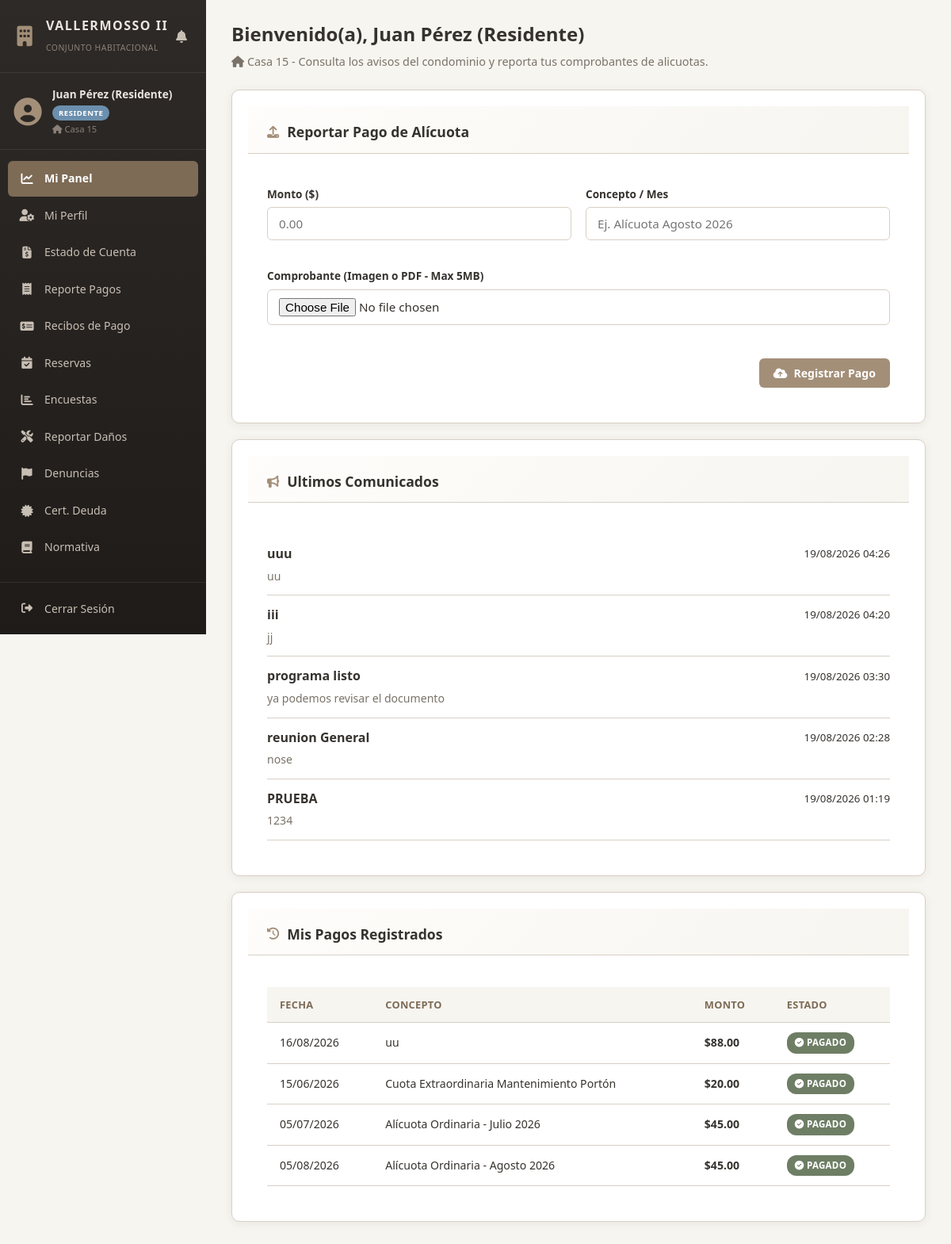
Before: /views/residente/dashboard.php (signed in) with the older database file.
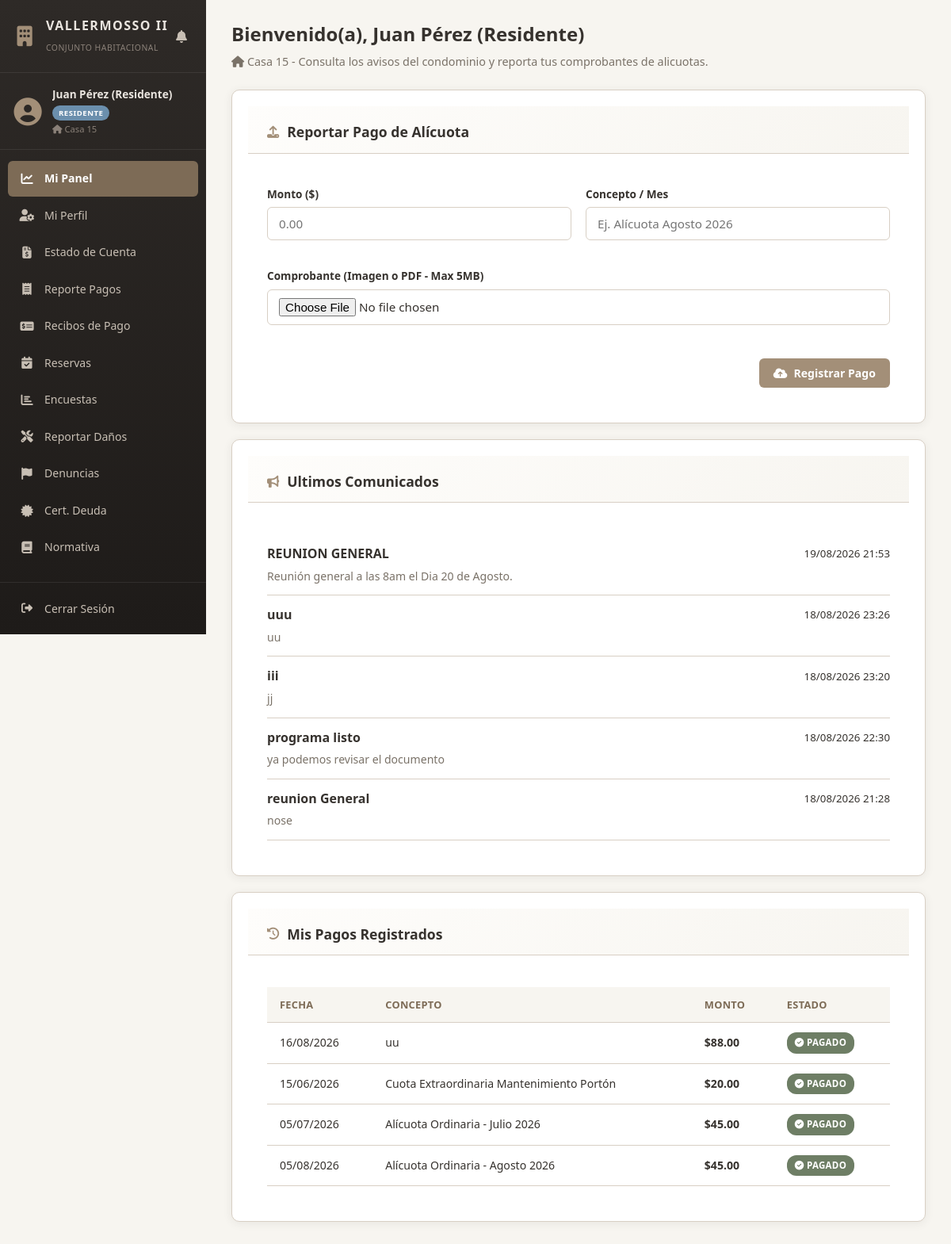
After: the same page with the newer database file.
### tables this page shows
CREATE TABLE `comunicados` (
  `id_comunicado` int(11) NOT NULL AUTO_INCREMENT,
  `id_usuario` int(11) DEFAULT NULL,
  `titulo` varchar(150) NOT NULL,
  `mensaje` text NOT NULL,
  `canal` enum('EMAIL','WHATSAPP','AMBOS') NOT NULL,
  `enviado_por` int(11) NOT NULL,
  `fecha_envio` timestamp NOT NULL DEFAULT current_timestamp(),
  PRIMARY KEY (`id_comunicado`),
  KEY `enviado_por` (`enviado_por`),
  CONSTRAINT `comunicados_ibfk_1` FOREIGN KEY (`enviado_por`) REFERENCES `usuarios` (`id_usuario`)
);

CREATE TABLE `pagos` (
  `id_pago` int(11) NOT NULL AUTO_INCREMENT,
  `id_usuario` int(11) NOT NULL,
  `concepto` varchar(150) NOT NULL,
  `monto` decimal(10,2) NOT NULL,
  `fecha_vencimiento` date NOT NULL,
  `estado` enum('PENDIENTE','EN_REVISION','PAGADO','RECHAZADO') DEFAULT 'PENDIENTE',
  `comprobante_url` varchar(255) DEFAULT NULL,
  `fecha_subida` datetime DEFAULT NULL,
  `created_at` timestamp NOT NULL DEFAULT current_timestamp(),
  PRIMARY KEY (`id_pago`),
  KEY `id_usuario` (`id_usuario`),
  CONSTRAINT `pagos_ibfk_1` FOREIGN KEY (`id_usuario`) REFERENCES `usuarios` (`id_usuario`) ON DELETE CASCADE
);

### config/db.php (called while the page is built, shortened)
<?php
class Database {
    private static $esProduccion = false;
    private static function configurar() {
        $host_actual = $_SERVER['HTTP_HOST'] ?? $_SERVER['SERVER_NAME'] ?? '';
    }
    private static $conn = null;
    public static function obtenerConexion() {
        if (self::$conn === null) {
            if (self::$esProduccion) {
                $host = 'sql309.infinityfree.com';
                $db_name = 'if0_42705605_vallermosso2';
                $username = 'if0_42705605';
                $password = 'kfKRCnwWue';
            } else {
                $host = 'localhost';
                $db_name = 'vallermosso2_db';
                $username = 'root';
                $password = '';
            }
            try {
                self::$conn = new PDO(
                    "mysql:host=" . $host . ";dbname=" . $db_name . ";charset=utf8mb4",
                    $username,
                    $password,
                    [
                        PDO::ATTR_ERRMODE => PDO::ERRMODE_EXCEPTION,
                        PDO::ATTR_DEFAULT_FETCH_MODE => PDO::FETCH_ASSOC
                    ]
                );
            } catch (PDOException $e) {
                die("Error de conexión a la base de datos: " . $e->getMessage());
            }
        }
        return self::$conn;
    }
}

### models/Pago.php (called while the page is built, shortened)
<?php
require_once __DIR__ . '/../config/db.php';
class Pago {
    private $pdo;
    public function __construct() {
        $this->pdo = Database::obtenerConexion();
    }
    public function obtenerPorUsuario($id_usuario) {
        try {
            $sql = "SELECT * FROM pagos WHERE id_usuario = :id_usuario ORDER BY id_pago DESC";
            $stmt = $this->pdo->prepare($sql);
            $stmt->execute([':id_usuario' => $id_usuario]);
            return $stmt->fetchAll(PDO::FETCH_ASSOC);
        } catch (PDOException $e) {
            return [];
        }
    }
}
?>

### views/residente/dashboard.php (the view, shortened to what the changed rows need)
<?php
require_once __DIR__ . '/../../models/Pago.php';
require_once __DIR__ . '/../../config/db.php';
$id_usuario = $_SESSION['id_usuario'];
$pagoModel = new Pago();
$misPagos = $pagoModel->obtenerPorUsuario($id_usuario);
$comunicados = [];
try {
    $pdo = Database::obtenerConexion();
    $stmt = $pdo->query("SELECT * FROM comunicados ORDER BY fecha_envio DESC LIMIT 5");
    $comunicados = $stmt->fetchAll(PDO::FETCH_ASSOC);
} catch (Exception $e) {}
$nombreUsuario = $_SESSION['nombres'] ?? $_SESSION['usuario_nombres'] ?? 'Residente';
?>
<!DOCTYPE html>
<html lang="es">
<head>
    <link rel="stylesheet" href="../../public/css/style.css">
    <link rel="stylesheet" href="https://cdnjs.cloudflare.com/ajax/libs/font-awesome/6.4.0/css/all.min.css">
</head>
<body>
<div class="app-layout">
    <?php include_once __DIR__ . '/../sidebar.php'; ?>
    <main class="main-content">
        <header class="content-header">
            <h1>Bienvenido(a), <?= htmlspecialchars($nombreUsuario) ?></h1>
        </header>
        <section class="card">
            <div class="card-header">
                <h2><i class="fa-solid fa-upload"></i> Reportar Pago de Alícuota</h2>
            </div>
        </section>
        <?php if (!empty($comunicados)): ?>
        <section class="card">
            <div class="card-header">
                <h2><i class="fa-solid fa-bullhorn"></i> Ultimos Comunicados</h2>
            </div>
            <div class="card-body">
                <?php foreach ($comunicados as $c): ?>
                    <div style="padding: 12px 0; border-bottom: 1px solid var(--secondary);">
                        <div style="display: flex; justify-content: space-between; align-items: center; margin-bottom: 4px;">
                            <strong><?= htmlspecialchars($c['titulo']) ?></strong>
                            <small class="text-muted"><?= date('d/m/Y H:i', strtotime($c['fecha_envio'])) ?></small>
                        </div>
                        <p style="color: var(--text-muted); font-size: 0.88rem; margin: 0;">
                            <?= htmlspecialchars(substr($c['mensaje'], 0, 150)) ?><?= strlen($c['mensaje']) > 150 ? '...' : '' ?>
                        </p>
                    </div>
                <?php endforeach; ?>
            </div>
        </section>
        <?php endif; ?>
        <section class="card">
            <div class="card-header">
                <h2><i class="fa-solid fa-history"></i> Mis Pagos Registrados</h2>
            </div>
            <div class="card-body">
                <div class="table-responsive">
                    <table class="table">
                        <thead>
                            <tr>
                                <th>Fecha</th>
                                <th>Concepto</th>
                                <th>Monto</th>
                                <th>Estado</th>
                            </tr>
                        </thead>
                        <tbody>
                            <?php if (empty($misPagos)): ?>
                                <tr>
                                    <td colspan="4" class="text-center">No has registrado transferencias.</td>
                                </tr>
                            <?php else: ?>
                                <?php foreach ($misPagos as $p): ?>
                                    <tr>
                                        <td>
                                            <?php
                                                $fecha = $p['fecha_vencimiento'] ?? $p['created_at'] ?? '';
                                                echo !empty($fecha) ? date('d/m/Y', strtotime($fecha)) : 'N/A';
                                            ?>
                                        </td>
                                        <td><?= htmlspecialchars($p['concepto'] ?? 'Sin concepto') ?></td>
                                        <td><strong>$<?= number_format($p['monto'] ?? 0, 2) ?></strong></td>
                                        <td>
                                            <?php $estado = $p['estado'] ?? 'PENDIENTE'; ?>
                                            <?php if ($estado === 'PAGADO'): ?>
                                                <span class="badge badge-success"><i class="fa-solid fa-circle-check"></i> PAGADO</span>
                                            <?php elseif ($estado === 'EN_REVISION'): ?>
                                                <span class="badge badge-warning"><i class="fa-solid fa-clock"></i> EN REVISIÓN</span>
                                            <?php else: ?>
                                                <span class="badge badge-danger"><i class="fa-solid fa-hourglass"></i> PENDIENTE</span>
                                            <?php endif; ?>
                                        </td>
                                    </tr>
                                <?php endforeach; ?>
                            <?php endif; ?>
                        </tbody>
                    </table>
                </div>
            </div>
        </section>
    </main>
</div>
</body>
</html>

### views/sidebar.php (shortened to what the changed rows need)
<?php
$rol = $_SESSION['rol'] ?? $_SESSION['usuario_rol'] ?? '';
$paginaActual = basename($_SERVER['SCRIPT_NAME'], '.php');
$menuItems = [];
if (strtoupper($rol) === 'ADMINISTRADOR') {
    $menuItems = [
        ['icon' => 'fa-solid fa-bullhorn', 'label' => 'Comunicados', 'file' => 'comunicados.php', 'section' => 'administrador'],
        ['icon' => 'fa-solid fa-shield-halved', 'label' => 'Usuarios', 'file' => 'usuarios.php', 'section' => 'administrador'],
        ['icon' => 'fa-solid fa-file-invoice-dollar', 'label' => 'Verificar Pagos', 'file' => 'verificar_pagos.php', 'section' => 'administrador'],
        ['icon' => 'fa-solid fa-cash-register', 'label' => 'Recaudaciones', 'file' => 'recaudacion.php', 'section' => 'administrador'],
        ['icon' => 'fa-solid fa-file-invoice', 'label' => 'Estado de Cuenta', 'file' => 'estado_cuenta.php', 'section' => 'administrador'],
        ['icon' => 'fa-solid fa-certificate', 'label' => 'Cert. Expensas', 'file' => 'certificado_expensas.php', 'section' => 'administrador'],
        ['icon' => 'fa-solid fa-handshake', 'label' => 'Convenios', 'file' => 'convenios.php', 'section' => 'administrador'],
        ['icon' => 'fa-solid fa-truck-field', 'label' => 'Proveedores', 'file' => 'proveedores.php', 'section' => 'administrador'],
        ['icon' => 'fa-solid fa-chart-pie', 'label' => 'Ejec. Presupuestaria', 'file' => 'ejecucion_presupuestaria.php', 'section' => 'administrador'],
        ['icon' => 'fa-solid fa-scale-balanced', 'label' => 'Doc. Legal', 'file' => 'documentacion_legal.php', 'section' => 'administrador'],
        ['icon' => 'fa-solid fa-folder-open', 'label' => 'Trámites', 'file' => 'tramites.php', 'section' => 'administrador'],
        ['icon' => 'fa-solid fa-boxes-stacked', 'label' => 'Activos', 'file' => 'activos.php', 'section' => 'administrador'],
        ['icon' => 'fa-solid fa-building', 'label' => 'Espacios', 'file' => 'espacios.php', 'section' => 'administrador'],
        ['icon' => 'fa-solid fa-triangle-exclamation', 'label' => 'Incidencias', 'file' => 'incidencias.php', 'section' => 'administrador'],
        ['icon' => 'fa-solid fa-square-poll-vertical', 'label' => 'Encuestas', 'file' => 'encuestas.php', 'section' => 'administrador'],
    ];
} elseif (strtoupper($rol) === 'RESIDENTE') {
    $menuItems = [
        ['icon' => 'fa-solid fa-chart-line', 'label' => 'Mi Panel', 'file' => 'dashboard.php', 'section' => 'residente'],
        ['icon' => 'fa-solid fa-user-gear', 'label' => 'Mi Perfil', 'file' => 'perfil.php', 'section' => 'residente'],
        ['icon' => 'fa-solid fa-file-invoice-dollar', 'label' => 'Estado de Cuenta', 'file' => 'estado_cuenta.php', 'section' => 'residente'],
        ['icon' => 'fa-solid fa-receipt', 'label' => 'Reporte Pagos', 'file' => 'reporte_pagos.php', 'section' => 'residente'],
        ['icon' => 'fa-solid fa-money-check-dollar', 'label' => 'Recibos de Pago', 'file' => 'recibos_pago.php', 'section' => 'residente'],
        ['icon' => 'fa-solid fa-calendar-check', 'label' => 'Reservas', 'file' => 'reservas.php', 'section' => 'residente'],
        ['icon' => 'fa-solid fa-chart-bar', 'label' => 'Encuestas', 'file' => 'encuestas.php', 'section' => 'residente'],
        ['icon' => 'fa-solid fa-screwdriver-wrench', 'label' => 'Reportar Daños', 'file' => 'reportar_danos.php', 'section' => 'residente'],
        ['icon' => 'fa-solid fa-flag', 'label' => 'Denuncias', 'file' => 'denuncias.php', 'section' => 'residente'],
        ['icon' => 'fa-solid fa-certificate', 'label' => 'Cert. Deuda', 'file' => 'certificado_deuda.php', 'section' => 'residente'],
        ['icon' => 'fa-solid fa-book', 'label' => 'Normativa', 'file' => 'normativa.php', 'section' => 'residente'],
    ];
}
?>
<aside id="sidebar" class="sidebar">
    <div class="sidebar-header">
        <div class="sidebar-brand">
            <div>
                <h2>VALLERMOSSO II</h2>
            </div>
        </div>
    </div>
    <nav class="sidebar-nav">
        <ul>
            <?php foreach ($menuItems as $item): ?>
                <?php
                    $isActive = ($paginaActual === pathinfo($item['file'], PATHINFO_FILENAME));
                    $href = "../{$item['section']}/{$item['file']}";
                ?>
                <li>
                    <a href="<?= $href ?>" class="<?= $isActive ? 'active' : '' ?>">
                        <i class="<?= $item['icon'] ?>"></i>
                        <span class="nav-text"><?= $item['label'] ?></span>
                    </a>
                </li>
            <?php endforeach; ?>
        </ul>
    </nav>
</aside>

Changed rows visible on the page:
no longer on this page (row edited): comunicados: titulo "PRUEBA", fecha_envio "19/08/2026 01:19", mensaje "1234"
added comunicados: titulo "REUNION GENERAL", fecha_envio "19/08/2026 21:53", mensaje "Reunión general a las 8am el Dia 20 de Agosto."
changed comunicados "uuu": fecha_envio "19/08/2026 04:26" → "18/08/2026 23:26"
changed comunicados "iii": fecha_envio "19/08/2026 04:20" → "18/08/2026 23:20"
changed comunicados "programa listo": fecha_envio "19/08/2026 03:30" → "18/08/2026 22:30"
changed comunicados "reunion General": fecha_envio "19/08/2026 02:28" → "18/08/2026 21:28"
